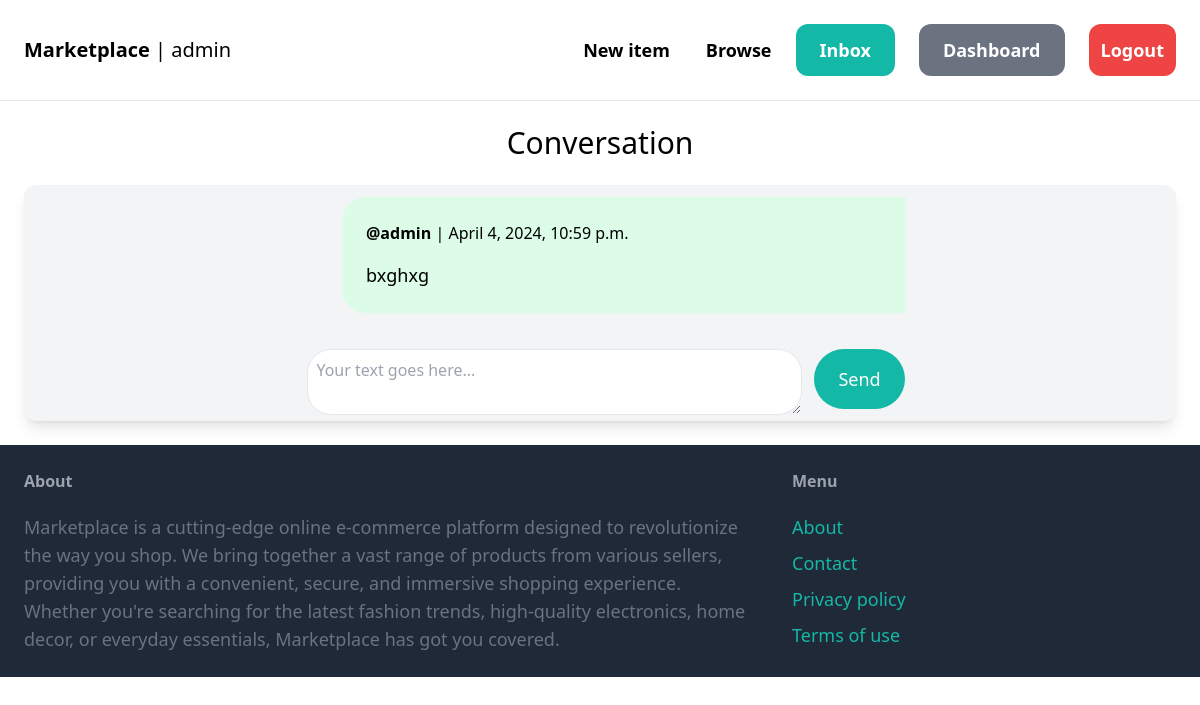
The page /inbox/1/ (signed in) on the database its author committed.
### conversation/models.py (models this page shows, shortened)
class ConversationMessage(models.Model):
    conversation = models.ForeignKey(Conversation, related_name='messages', on_delete=models.CASCADE)
    content = models.TextField()
    created_at = models.DateTimeField(auto_now_add=True)
    created_by = models.ForeignKey(User, related_name='created_messages', on_delete=models.CASCADE)

### conversation/views.py (the view)
# urls.py: path('<int:pk>/', views.detail, name='detail'),
@login_required
def detail(request,pk):
    conversation = Conversation.objects.filter(members__in=[request.user.id]).get(pk=pk)
    if request.method == 'POST':
        form = ConversationMessageForm(request.POST)
        if form.is_valid():
            conversation_message = form.save(commit=False)
            conversation_message.conversation = conversation
            conversation_message.created_by = request.user
            conversation_message.save()
            return redirect('conversation:detail',pk=pk)
    else:
        form = ConversationMessageForm()
    return render(request, 'conversation/detail.html',{
        'conversation':conversation,
        'form':form,
    })

### conversation/forms.py
class ConversationMessageForm(forms.ModelForm):
    class Meta:
        model = ConversationMessage
        fields = ('content',)
        labels = {
            'content': '',  # Remove the label for the 'content' field
        }
        widgets = {
            'content':forms.Textarea(attrs={
                'class':'w-full  p-2   rounded-3xl border',
                'rows':2,
                'cols':50,
                'placeholder':'Your text goes here...'
            })
        }

### conversation/templates/conversation/detail.html (shortened to what this page needs)
{% extends 'core/base.html' %}
{% block content %}
<h1 class="mb-6 text-3xl text-center dark:text-white font-medium">Conversation</h1>
<div class=" bg-gray-100 dark:bg-gray-800 dark:text-white rounded-xl shadow-lg ">
<div class="space-y-6 p-3 relative grid justify-items-center max-h-[50vh] overflow-y-scroll">
    {% for message in conversation.messages.all %}
            <div class="sm:p-6 p-3 relative flex flex-col {% if message.created_by == request.user %} bg-green-100 dark:bg-green-600   ml-12 sm:w-1/2 rounded-l-3xl    {% else %} bg-blue-100 dark:bg-blue-600 mr-12 sm:w-1/2 rounded-r-3xl  {% endif %} ">
                <div>
                    <p class="mb-4"><strong>@{{ message.created_by.username }}</strong> |  {{ message.created_at }}</p>
                    <p class="text-lg font-normal   ">{{ message.content }}</p>
                </div>
            </div>
    {% endfor %}
</div>
<form action="" method="post" class="mt-6  dark:text-black flex flex-row justify-center space-x-3">
    {{ form.as_p }}
    <button class="py-4 px-6   h-fit text-lg bg-teal-500 hover:bg-teal-700 rounded-full text-white">Send</button>
</form>
</div>
{% endblock %}

### core/templates/core/base.html (shortened to what this page needs)
{% load static %}
<!DOCTYPE html>
<html lang="en">
<head>
    <script src="https://cdn.tailwindcss.com"></script>
</head>
<body class="dark:bg-gray-900">
    <nav class="dark:text-white py-6 sm:px-6 w-full sm:flex flex-wrap justify-between items-center border-b border-gray-200">
            <a href="/" class="md:text-xl font-semibold ">Marketplace<span class="font-light"> | {{ request.user.username }}</span></a>
        <div class="md:flex  md:space-x-6">
            <div class="flex items-center justify-end sm:space-x-6">
                <a href="{% url 'item:new' %}" class=" m-3 sm:text-lg font-semibold hover:text-gray-500">New item</a>
                <a href="{% url 'item:items' %}" class=" m-3 sm:text-lg font-semibold hover:text-gray-500">Browse</a>
            </div>
            {% if request.user.is_authenticated %}
                <div class="flex items-center justify-center sm:space-x-6 space-x-3">
                    <a href="{% url 'conversation:inbox' %}" class="px-6   sm:py-3 sm:text-lg font-semibold bg-teal-500 text-white rounded-xl hover:bg-teal-700">Inbox</a>
                    <a href="{% url 'dashboard:index' %}" class="px-6  sm:py-3 sm:text-lg font-semibold bg-gray-500 text-white rounded-xl hover:bg-gray-700">Dashboard</a>
                    <a href="{% url 'core:logout' %}" class="px-3  sm:py-3 sm:text-lg font-semibold bg-red-500 text-white rounded-xl hover:bg-red-700">Logout</a>
                </div>
            {% endif %}
        </div>
    </nav>
    <div class="px-6 py-6">
        {% block content %}
        {% endblock %}
    </div>
    <footer  class="py-6 px-6 flex justify-between bg-gray-800">
        <div class="w-2/3 pr-10">
            <h3 class="mb-5 font-semibold text-gray-400">About</h3>
            <p class="text-lg text-gray-500 break-words">
                Marketplace is a cutting-edge online e-commerce platform designed to revolutionize the way you shop. We bring together a vast range of products from various sellers, providing you with a convenient, secure, and immersive shopping experience. Whether you're searching for the latest fashion trends, high-quality electronics, home decor, or everyday essentials, Marketplace has got you covered.
            </p>
        </div>
        <div class="w-1/3">
            <h3 class="mb-5 font-semibold text-gray-400">Menu</h3>
            <ul class="space-y-2">
                <li><a href="#" class="text-lg text-teal-500 hover:text-teal-700">About</a></li>
                <li><a href="{% url 'core:contact' %}" class="text-lg text-teal-500 hover:text-teal-700">Contact</a></li>
                <li><a href="#" class="text-lg text-teal-500 hover:text-teal-700">Privacy policy</a></li>
                <li><a href="#" class="text-lg text-teal-500 hover:text-teal-700">Terms of use</a></li>
            </ul>
        </div>
    </footer>
</body>
</html>

### rows shown on the page
ConversationMessage: created_by.username "admin", created_at "April 4, 2024, 10:59 p.m.", content "bxghxg"

### other values the page prints
{{ request.user.username }} "admin"
